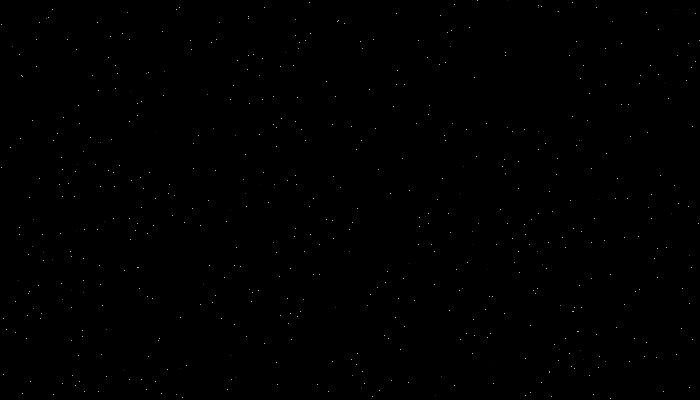
Frame 1 (no input)
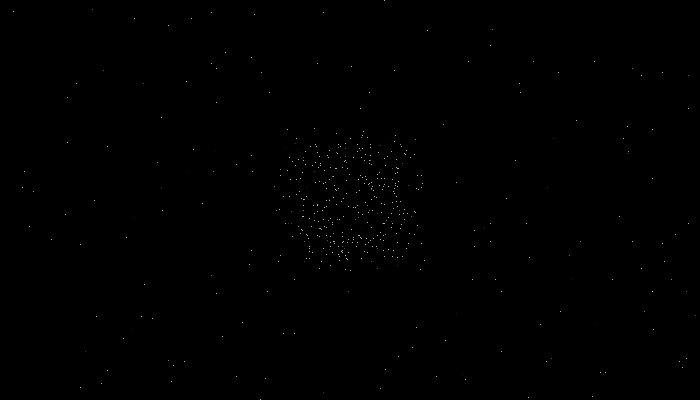
Frame 60 (the mouse pressed at the canvas centre just before this capture)
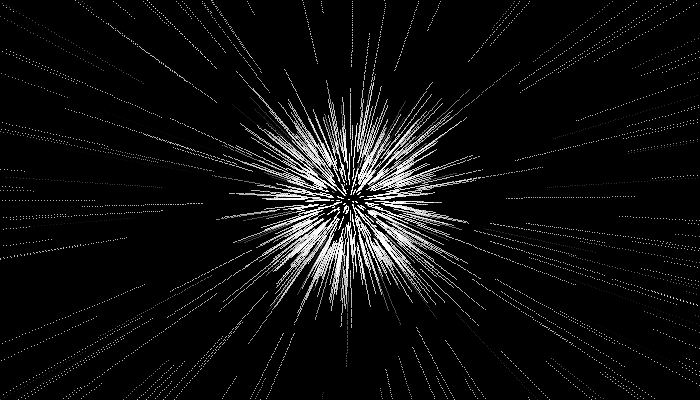
Frame 120 (the mouse held since frame 60 and released just before this capture)

The Processing sketch that drew these frames (run headless with seeded random() and noise(); from frame 60 on, the mouse is pressed at the canvas centre):

// Processing sketch: processing_35687
// ── processing_35687.pde

int reps = 1000;
float [] ypos = new float[reps];
float [] xpos = new float[reps];
int instance = 0;
int startingPointX= 350;
int startingPointY= 350;
int refreshPoint = 50;
void setup()
{
  size(700, 400);
  smooth();
  for (instance = 0; instance < reps; instance ++) {
    xpos[instance] = int(random(-startingPointX, startingPointX));
    ypos[instance] = int(random(-startingPointY, startingPointY));
  }
}

void draw()
{
  if(mousePressed) {}
  else{background(0);}
  
  pushMatrix();
  translate(width/2, height/2);
  for (instance = 0; instance < reps; instance ++) {
    stroke(255,instance);
    point(xpos[instance], ypos[instance]);
    xpos[instance]= xpos[instance]+(xpos[instance])/100.0;
    ypos[instance]= ypos[instance]+(ypos[instance])/100.0;
    if ((xpos[instance] < -width) || (xpos[instance] > width) ||
      (ypos[instance] < -height) || ( ypos[instance] > height)) {
      xpos[instance] = random(-refreshPoint, refreshPoint);
      ypos[instance] = random(-refreshPoint, refreshPoint);
    }
  }
  popMatrix();
}
